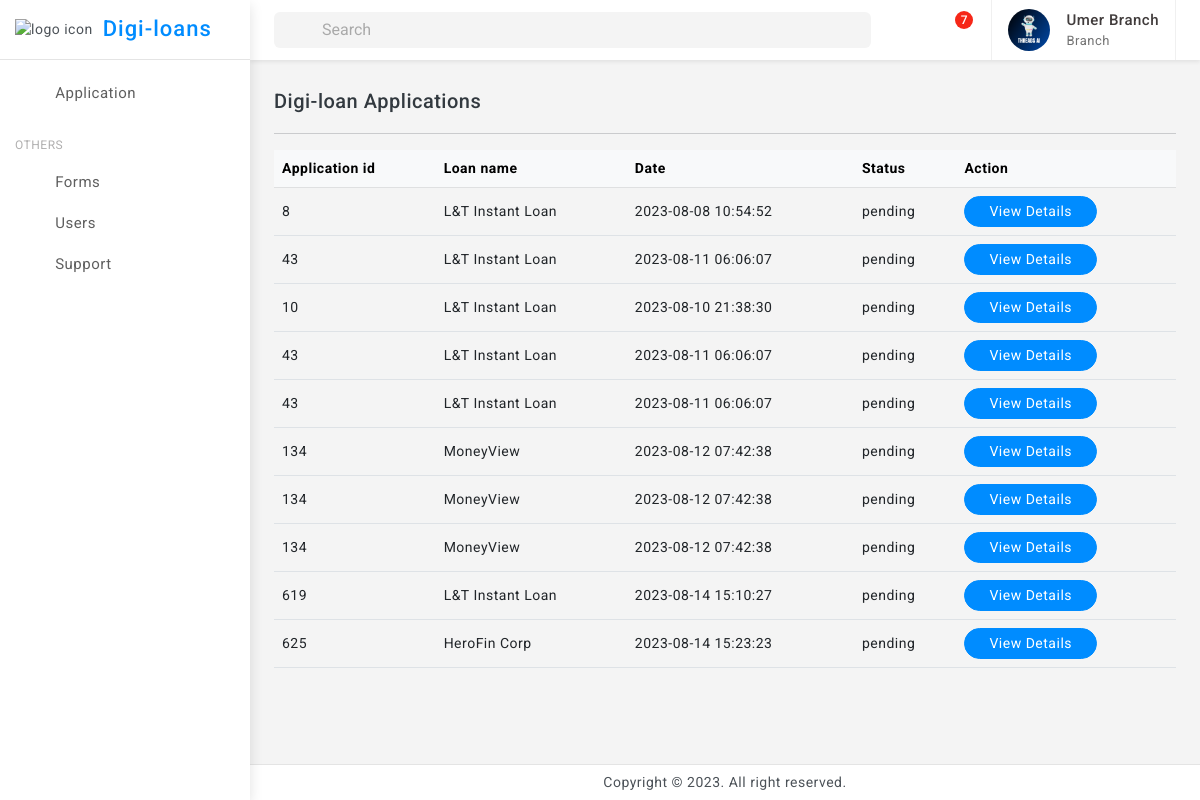
Screenshot of /loan_applications (signed in) with the database file from the repository.
### tables this page shows
CREATE TABLE "ProductForms" (
	"form_id"	INTEGER,
	"product_id"	INTEGER,
	"form_title"	TEXT,
	"form_fields"	TEXT,
	"created_time"	TIMESTAMP DEFAULT CURRENT_TIMESTAMP,
	"updated_time"	TIMESTAMP DEFAULT CURRENT_TIMESTAMP,
	"form_link"	TEXT,
	FOREIGN KEY("product_id") REFERENCES "LoanProducts"("product_id"),
	PRIMARY KEY("form_id")
);

CREATE TABLE LoanApplications (
                application_id INTEGER PRIMARY KEY,
                user_id INTEGER,
                product_id INTEGER,
                form_id INTEGER,
                application_data TEXT,
                status TEXT,
                created_time TIMESTAMP DEFAULT CURRENT_TIMESTAMP,
                updated_time TIMESTAMP DEFAULT CURRENT_TIMESTAMP,
                FOREIGN KEY (user_id) REFERENCES Users (user_id),
                FOREIGN KEY (product_id) REFERENCES LoanProducts (product_id),
                FOREIGN KEY (form_id) REFERENCES ProductForms (form_id)
            );

### flask_app.py (the view)
@app.route('/loan_applications')
def all_applications():
    if not ( 'logged_in' in session and session['logged_in']):
        return redirect(url_for('login'))
    applications=[]#get_loan_applications(1)
    apps_relations=ap_relation.read_all_ap_relations_by_user(user_id=session["user"][0])
    if(session["role"][0]==1):
        applications=get_loan_applications(1)
    else:
        if(apps_relations != None):
            for app in apps_relations:
                print(app[1])
                applcation=get_loan_application(app[1])
                applications.append(applcation)
    for index, application in enumerate(applications):
        applications[index] = (
            application[0],  # Keep other tuple elements unchanged
             application[1],  # Keep other tuple elements unchanged
              application[2],  # Keep other tuple elements unchanged
               application[3],  # Keep other tuple elements unchanged
            json.loads(application[4]),  # Convert JSON string to Python object
            application[5],  # Keep other tuple elements unchanged
            application[6],  # Keep other tuple elements unchanged
            application[7],
        )
        product_form_info = get_product_form(application[2])
        print(application[2])
        if product_form_info is not None:
            applications[index] += (product_form_info[2],)
        else:
            applications[index] += (product_form_info,)  # Or any
    final_applications = [tuple(_app) + (commentdb.get_ap_comments(_app[0]),) for _app in applications]
    print("final_applications ",len(applications))
    return render_template("vertical/all-applocations.html",applications=final_applications,msg=msg,)

### databse/application_relation_manage.py (called while the page is built)
def read_all_ap_relations_by_user(user_id):
    connection = db.connect_db()
    cursor = connection.cursor()
    try:
        cursor.execute("SELECT * FROM ap_relation WHERE user_id = ?", (user_id,))
        rows = cursor.fetchall()
        print("All ap_relation records for User ID:", user_id)
        return rows
    except Exception as e:
        print("Error:", str(e))
    finally:
        connection.close()

### databse/comnet_manage.py (called while the page is built)
def get_ap_comments(app_id):
    connection = db.connect_db()
    cursor = connection.cursor()
    try:
        cursor.execute("SELECT * FROM AppComment WHERE app_id=?", (app_id,))
        return cursor.fetchall()  # Return comments as a list of tuples
    finally:
        cursor.close()
        connection.close()

### databse/db_service.py (called while the page is built)
def connect_db():
    return sqlite3.connect('databse/digi_loans.db')

def get_product_form(form_id):
    conn = connect_db()
    cursor = conn.cursor()
    try:
        cursor.execute('SELECT * FROM ProductForms WHERE form_id = ?', (form_id,))
        product_form = cursor.fetchone()
        conn.close()
        return product_form
    except sqlite3.Error as e:
        print("Error getting product form:", e)
        conn.close()
        return None

def get_loan_application(application_id):
    conn = connect_db()
    cursor = conn.cursor()
    try:
        cursor.execute('SELECT * FROM LoanApplications WHERE application_id = ?', (application_id,))
        loan_application = cursor.fetchone()
        conn.close()
        return loan_application
    except sqlite3.Error as e:
        print("Error getting loan application:", e)
        conn.close()
        return None

### templates/vertical/all-applocations.html (shortened to what this page needs)
{% extends 'base.html' %}
{% block content %}
<div class="page-wrapper">
	<div class="page-content">
<div class="card-body">
    <div class="d-flex align-items-center">
        <div>
            <h5 class="mb-0">Digi-loan Applications</h5>
        </div>
        <div class="font-22 ms-auto"><i class="bx bx-dots-horizontal-rounded"></i>
        </div>
    </div>
    <hr>
    <div class="table-responsive">
        <table class="table align-middle mb-0">
            <thead class="table-light">
                <tr>
                    <th>Application id</th>
                    <th>Loan name</th>
                    <th>Date</th>
                    <th>Status</th>
                    <th>Action</th>
                </tr>
            </thead>
            <tbody>
                {%for application in applications %}
                <tr>
                    <td>{{ application[0] }}</td>
                    <td>
                        {{ application[8] }}
                    </td>
                    <td>{{ application[6] }}</td>
                    <td>
                        {{ application[5] }}
                    </td>
                    <td>
                        <button type="button" class="btn btn-primary btn-sm radius-30 px-4" data-bs-toggle="modal" data-bs-target="#exampleScrollableModal_{{ application[0] }}">View Details</button>
                    </td>
                </tr>
                {% endfor %}
            </tbody>
        </table>
    </div>
</div>
</div>
</div>
{% endblock %}

### templates/base.html (shortened to what this page needs)
<!doctype html>
<html lang="en">
<head>
	<link href="{{ url_for('static', filename='assets/plugins/vectormap/jquery-jvectormap-2.0.2.css') }}" rel="stylesheet"/>
	<link href="{{ url_for('static', filename='assets/plugins/simplebar/css/simplebar.css') }}" rel="stylesheet" />
	<link href="{{ url_for('static', filename='assets/plugins/perfect-scrollbar/css/perfect-scrollbar.css') }}" rel="stylesheet" />
	<link href="{{ url_for('static', filename='assets/plugins/metismenu/css/metisMenu.min.css') }}" rel="stylesheet"/>
	<link href="{{ url_for('static', filename='assets/plugins/datatable/css/dataTables.bootstrap5.min.css') }}" rel="stylesheet" />
	<link href="{{ url_for('static', filename='assets/css/pace.min.css') }}" rel="stylesheet"/>
	<link href="{{ url_for('static', filename='assets/css/bootstrap.min.css') }}" rel="stylesheet">
	<link href="{{ url_for('static', filename='assets/css/bootstrap-extended.css') }}" rel="stylesheet">
	<link href="{{ url_for('static', filename='assets/css/app.css') }}" rel="stylesheet">
	<link href="{{ url_for('static', filename='assets/css/icons.css') }}" rel="stylesheet">
	<link rel="stylesheet" href="{{ url_for('static', filename='assets/css/dark-theme.css') }}"/>
	<link rel="stylesheet" href="{{ url_for('static', filename='assets/css/semi-dark.css') }}"/>
	<link rel="stylesheet" href="{{ url_for('static', filename='assets/css/header-colors.css') }}"/>
</head>
<body>
	<div class="wrapper">
		<div class="sidebar-wrapper" data-simplebar="true">
			<div class="sidebar-header">
				<div>
					<img src="{{ url_for('static', filename='assets/images/logo-icon.png') }}" class="logo-icon" alt="logo icon">
				</div>
				<div>
					<h4 class="logo-text">Digi-loans</h4>
				</div>
				<div class="toggle-icon ms-auto"><i class='bx bx-arrow-back'></i>
				</div>
			 </div>
			<ul class="metismenu" id="menu">
				<li>
					<a href="{{ url_for('all_applications') }}" >
						<div class="parent-icon"><i class="bx bx-category"></i>
						</div>
						<div class="menu-title">Application</div>
					</a>
				</li>
				<li class="menu-label">Others</li>
				<li>
					<a href="{{ url_for('admin_forms') }}" >
						<div class="parent-icon"><i class='bx bx-cookie'></i>
						</div>
						<div class="menu-title">Forms</div>
					</a>
				</li>
				<li>
					<a href="{{ url_for('admin_users') }}" >
						<div class="parent-icon"><i class='bx bx-user'></i>
						</div>
						<div class="menu-title">Users</div>
					</a>
				</li>
				<li>
					<a href="http://digi-loans.com/" target="_blank">
						<div class="parent-icon"><i class="bx bx-support"></i>
						</div>
						<div class="menu-title">Support</div>
					</a>
				</li>
			</ul>
		</div>
		<header>
			<div class="topbar d-flex align-items-center">
				<nav class="navbar navbar-expand gap-3">
					  <div class="position-relative search-bar d-lg-block d-none" data-bs-toggle="modal" data-bs-target="#SearchModal">
						<input class="form-control px-5" disabled type="search" placeholder="Search">
						<span class="position-absolute top-50 search-show ms-3 translate-middle-y start-0 top-50 fs-5"><i class='bx bx-search'></i></span>
					  </div>
					  <div class="top-menu ms-auto">
						<ul class="navbar-nav align-items-center gap-1">
							<li class="nav-item dark-mode d-none d-sm-flex">
								<a class="nav-link dark-mode-icon" href="javascript:;"><i class='bx bx-moon'></i>
								</a>
							</li>
							<li class="nav-item dropdown dropdown-large">
								<a class="nav-link dropdown-toggle dropdown-toggle-nocaret position-relative" href="#" data-bs-toggle="dropdown"><span class="alert-count">7</span>
									<i class='bx bx-bell'></i>
								</a>
							</li>
						</ul>
					</div>
					<div class="user-box dropdown px-3">
						<a class="d-flex align-items-center nav-link dropdown-toggle gap-3 dropdown-toggle-nocaret" href="#" role="button" data-bs-toggle="dropdown" aria-expanded="false">
							{% if session['image'] %}
							<img src="{{ url_for('static', filename=session['image'][2]) }}" class="user-img" alt="user avatar">
							{% endif %}
							<div class="user-info">
								<p class="user-name mb-0">{{session['user'][4]}}</p>
								<p class="designattion mb-0">{{session['role'][1]}}</p>
							</div>
						</a>
					</div>
				</nav>
			</div>
		</header>
		{% block content %}{% endblock %}
		<footer class="page-footer">
			<p class="mb-0">Copyright © 2023. All right reserved.</p>
		</footer>
	</div>
</body>
</html>

### static/assets/css/app.css (style rules this page uses)
body { font-size: 14px; color: #4c5258; letter-spacing: .5px; background: #f4f4f4; overflow-x: hidden; font-family: Roboto, sans-serif }
a { text-decoration: none }
.wrapper { width: 100%; position: relative }
.sidebar-wrapper { width: 250px; height: 100%; position: fixed; top: 0; bottom: 0; left: 0; background: #fff; border-right: 0 solid #e4e4e4; z-index: 11; box-shadow: 0 .3rem .8rem rgba(0, 0, 0, .12); transition: all .2s ease-out }
.sidebar-header { width: 250px; height: 60px; display: flex; align-items: center; position: fixed; top: 0; bottom: 0; padding: 0 15px; z-index: 5; background: #fff; background-clip: padding-box; border-bottom: 1px solid #e4e4e4 }
.logo-icon { width: 30px }
.logo-text { font-size: 22px; margin-left: 10px; margin-bottom: 0; letter-spacing: 1px; color: #008cff; }
.toggle-icon { font-size: 22px; cursor: pointer; color: #008cff }
.topbar { position: fixed; top: 0; left: 250px; right: 0; height: 60px; background: #fff; border-bottom: 1px solid rgb(228 228 228 / 0%); z-index: 10; -webkit-box-shadow: 0 .125rem .25rem rgba(0, 0, 0, .075); box-shadow: 0 .125rem .25rem rgba(0, 0, 0, .075); }
.topbar .navbar { width: 100%; height: 60px; padding-left: 1.5rem; padding-right: 1.5rem; }
.page-wrapper { height: 100%; margin-top: 60px; margin-bottom: 30px; margin-left: 250px }
.page-content { padding: 1.5rem 1.5rem 0.7rem 1.5rem }
.page-footer { background: #fff; left: 250px; right: 0; bottom: 0; position: fixed; text-align: center; padding: 7px; font-size: 14px; border-top: 1px solid #e4e4e4; z-index: 3 }
.sidebar-wrapper ul { padding: 0; margin: 0; list-style: none; background: 0 0 }
.sidebar-wrapper .metismenu { background: 0 0; display: -webkit-box; display: -ms-flexbox; display: flex; padding: 10px; margin-top: 60px; -webkit-box-orient: vertical; -webkit-box-direction: normal; -ms-flex-direction: column; flex-direction: column }
.sidebar-wrapper .metismenu li+li { margin-top: 5px }
.sidebar-wrapper .metismenu li:first-child { margin-top: 5px }
.sidebar-wrapper .metismenu li:last-child { margin-bottom: 5px }
.sidebar-wrapper .metismenu>li { display: -webkit-box; display: -ms-flexbox; display: flex; -webkit-box-orient: vertical; -webkit-box-direction: normal; -ms-flex-direction: column; flex-direction: column; position: relative }
.sidebar-wrapper .metismenu a { position: relative; display: flex; align-items: center; justify-content: left; padding: 6px 16px; font-size: 15px; color: #5f5f5f; outline-width: 0; text-overflow: ellipsis; overflow: hidden; letter-spacing: .5px; border-radius: 0.25rem; transition: all .3s ease-out }
.sidebar-wrapper .metismenu a .parent-icon { font-size: 24px; line-height: 1 }
.sidebar-wrapper .metismenu a .menu-title { margin-left: 10px }
.menu-label { padding: 20px 15px 5px 5px; color: #b0afaf; text-transform: uppercase; font-size: 12px; letter-spacing: .5px }
.font-22 { font-size: 22px }
.radius-30 { border-radius: 30px }
input::placeholder { color: #000!important; opacity: .3!important }
.topbar .navbar .navbar-nav .nav-item { display: flex; align-items: center; justify-content: center; width: auto; height: 60px; }
.topbar .navbar .navbar-nav .nav-link { color: #212529; font-size: 22px; border-radius: 50%; display: flex; align-items: center; justify-content: center; width: 42px; height: 42px; transition: 0.3s cubic-bezier(0.075, 0.82, 0.165, 1); }
.dropdown-toggle-nocaret:after { display: none }
.alert-count { position: absolute; top: 2px; left: 22px; width: 18px; height: 18px; display: flex; align-items: center; justify-content: center; border-radius: 50%; font-size: 12px; font-weight: 500; color: #fff; background: #f62718 }
.user-img { width: 42px; height: 42px; border-radius: 50%; border: 0 solid #e5e5e5; padding: 0; }
.user-info .user-name { font-size: 15px; font-weight: 500; color: #413c3c }
.user-info .designattion { font-size: 13px; color: #747474 }
.user-box { display: flex; align-items: center; height: 60px; border-left: 1px solid #f0f0f0; border-right: 1px solid #f0f0f0; }
.dropdown-large { position: relative }
.search-bar { width: 100%; cursor: pointer; }
.search-bar input[disabled] { cursor: pointer; background-color: #f4f4f4; border: 0; }

### rows the page displays
ProductForms: form_title "L&T Instant Loan" "L&T Instant Loan" "L&T Instant Loan" "L&T Instant Loan" "L&T Instant Loan" "L&T Instant Loan"
LoanApplications: created_time "2023-08-08 10:54:52", status "pending"
LoanApplications: created_time "2023-08-11 06:06:07" "2023-08-11 06:06:07" "2023-08-11 06:06:07", status "pending" "pending" "pending"
LoanApplications: created_time "2023-08-10 21:38:30", status "pending"
ProductForms: form_title "MoneyView" "MoneyView" "MoneyView"
LoanApplications: created_time "2023-08-12 07:42:38" "2023-08-12 07:42:38" "2023-08-12 07:42:38", status "pending" "pending" "pending"
LoanApplications: application_id "619", created_time "2023-08-14 15:10:27", status "pending"
LoanApplications: application_id "625", created_time "2023-08-14 15:23:23", status "pending"
ProductForms: form_title "HeroFin Corp"

### other values shown
{{ session['user'][4] }} "Umer Branch"
{{ session['role'][1] }} "Branch"
{{ application[0] }} "8" "43" "10" "43" "43" "134" "134" "134"
